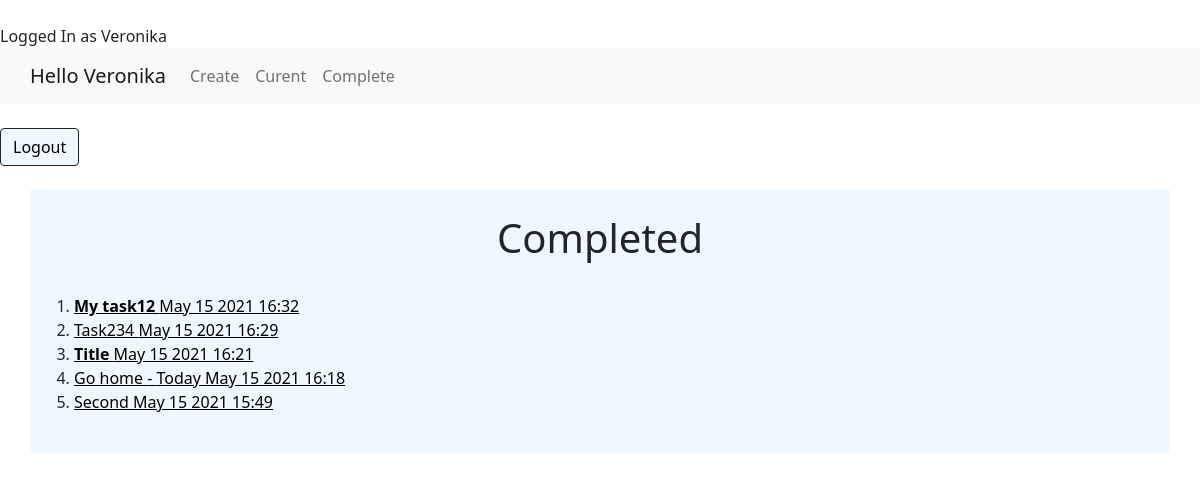
The app's page /completed/ (signed in) with its own data.
### todo/models.py (models this page shows, shortened)
class Todo (models.Model):
    title = models.CharField(max_length=255)
    memo= models.TextField(blank=True) #не обязательно к заполнению
    date_created=models.DateTimeField(auto_now_add=True)
    date_comleted=models.DateTimeField(null=True, blank=True)
    imported=models.BooleanField(default=False)
    user=models.ForeignKey(User, on_delete=models.CASCADE)

### todo/views.py (the view)
# urls.py: path('completed/', views.completedtodos, name = 'completedtodos'),
@login_required
def completedtodos(request):
    todos = Todo.objects.filter(user=request.user, date_comleted__isnull=False).order_by('-date_comleted')
    return render(request, 'todo/completedtodos.html', {'todos': todos})

### todo/templates/todo/completedtodos.html (shortened to what this page needs)
<!DOCTYPE html>
<html lang="en">
<head>
</head>
<body style="background-image: url(https://catherineasquithgallery.com/uploads/posts/2021-02/1612752338_96-p-goluboi-fon-s-lapkami-141.jpg)">
{% extends 'todo/base.html' %}
{% block content %}
    <br>
    <div class="container" style="background-color: aliceblue">
    <br>
    <h1 align="center">Completed</h1>
<br>
<ol>
    {% for todo in todos %}
        <li>
            <a href =" {% url 'viewtodo' todo.id %}" style="color: black">
                {% if todo.imported %}<b>
                    {{ todo.title }} </b>
                {% else %} {{ todo.title }} {%  endif %}
        {% if todo.memo %} - {{ todo.memo }}{% endif %}
                {{ todo.date_comleted|date:'M j Y H:i' }}
            </a></li>
    {% endfor %}
</ol><br>
{% endblock %}

### todo/templates/todo/base.html (shortened to what this page needs)
<!DOCTYPE html>
<html lang="en">
<head>
    <link href="https://cdn.jsdelivr.net/npm/bootstrap@5.0.0/dist/css/bootstrap.min.css" rel="stylesheet">
</head>
<body>
<br>
{% if user.is_authenticated %}
    Logged In as  {{ user.username }}
<nav class="navbar navbar-expand-lg navbar-light bg-light">
  <a class="navbar-brand" style="margin-left: 30px"> Hello {{ user.username }}</a>
  <div class="collapse navbar-collapse" id="navbarNavAltMarkup">
    <div class="navbar-nav">
      <a class="nav-link" href="{% url 'createtodo' %}">Create</a>
      <a class="nav-link" href="{% url 'curenttodos' %}">Curent</a>
      <a class="nav-link" href="{% url 'completedtodos' %}" tabindex="-1" aria-disabled="true">Complete</a>
      </div>
  </div>
</nav>
<form action="{% url 'logoutuser' %}" method="POST" >
<br>
    <button type="submit" class="btn btn btn-dark" for="btncheck2" style="background-color: aliceblue; color: black" >Logout</button>
<br></form>
{% endif %}
{% block content %}
{% endblock %}
</body>
</html>

### records on screen
Todo: title "My task12", date_comleted "May 15 2021 16:32"
Todo: title "Task234", date_comleted "May 15 2021 16:29"
Todo: title "Title", date_comleted "May 15 2021 16:21"
Todo: title "Go home", memo "Today", date_comleted "May 15 2021 16:18"
Todo: title "Second", date_comleted "May 15 2021 15:49"

### other values on screen
{{ user.username }} "Veronika"
